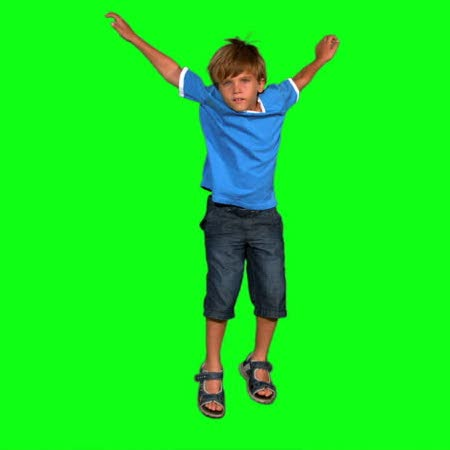
#> input picture 5.1/kid-green.jpg, 450 x 450 px, found by its file name
$ python image_open.py
#> lines starting #> are read from the running program, lines starting #| are printed output that depends on the picture
from PIL import Image
import time

startTime = time.perf_counter()

colours = {
	"yellow": (255, 255, 0),
	"red": (255, 0, 0),
	"green": (0, 255, 0),
	"blue": (0, 0, 255),
	"white": (255, 255, 255),
	"black": (0, 0, 0),
	"magenta": (255, 0, 255),
}

def colour(r, g, b):
	tolerance = 105
	for colour, values in colours.items():
		if (values[0] - tolerance <= r <= values[0] + tolerance
				and values[1] - tolerance <= g <= values[1] + tolerance
				and values[2] - tolerance <= b <= values[2] + tolerance):
			return colour

	return "Unknown"

image_green = Image.open("./5.1/kid-green.jpg")
#> image_green is the input picture: PIL image 450x450 RGB; mean R, G, B 23.4, 232.5, 32.8
image_beach = Image.open("./5.1/beach.jpg")
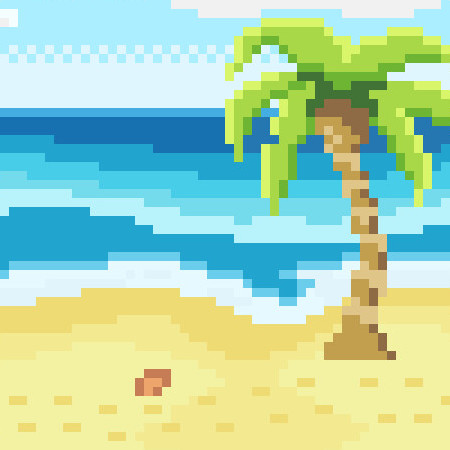
#> input picture 5.1/beach.jpg, 450 x 450 px, found by its file name
#> image_beach is the input picture: PIL image 450x450 RGB; mean R, G, B 172.7, 213.8, 180.3
image_jelly_beans = Image.open("./5.1/jelly_beans.jpg")
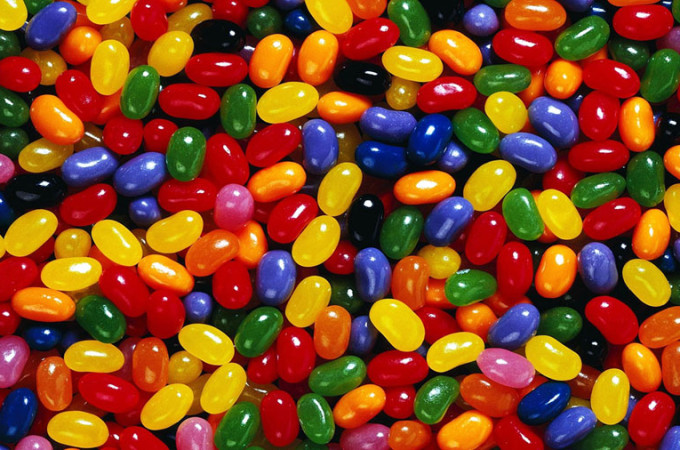
#> input picture 5.1/jelly_beans.jpg, 680 x 450 px, found by its file name
#> image_jelly_beans is the input picture: PIL image 680x450 RGB; mean R, G, B 133.4, 70.9, 31.9

chosenImage = image_jelly_beans
# chosenPixels = chosenImage.load()

counter = {}

for x in range(chosenImage.width):
	for y in range(chosenImage.height):
		pixel = chosenImage.getpixel((x, y))
		result = colour(pixel[0], pixel[1], pixel[2])
		counter[result] = counter.get(result, 0) + 1
		if (result == "yellow"):
			chosenImage.putpixel((x, y), (255, 255, 255))
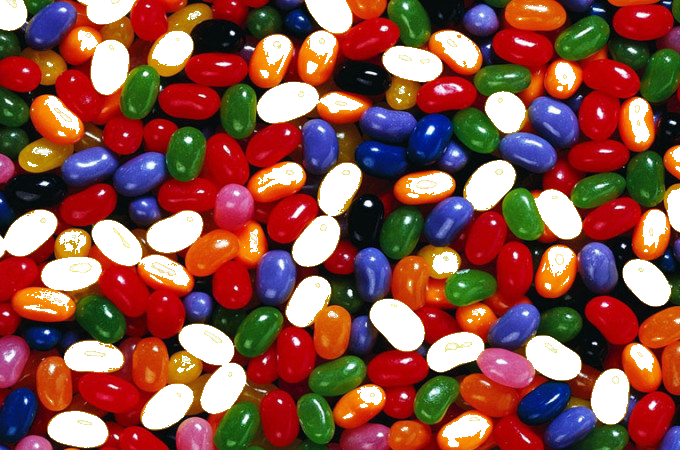
#> chosenImage: PIL image 680x450 RGB; mean R, G, B 137.6, 83.1, 73.1

endTime = time.perf_counter()

print(counter)
#| {'yellow': 51467, 'black': 95155, 'Unknown': 57213, 'red': 83745, 'white': 5249, 'blue': 12091, 'magenta': 653, 'green': 427}
print(f"Finished in {endTime - startTime:5f}s")
chosenImage.show()
#> (the run stopped early here; a loop or call above may not have finished)
